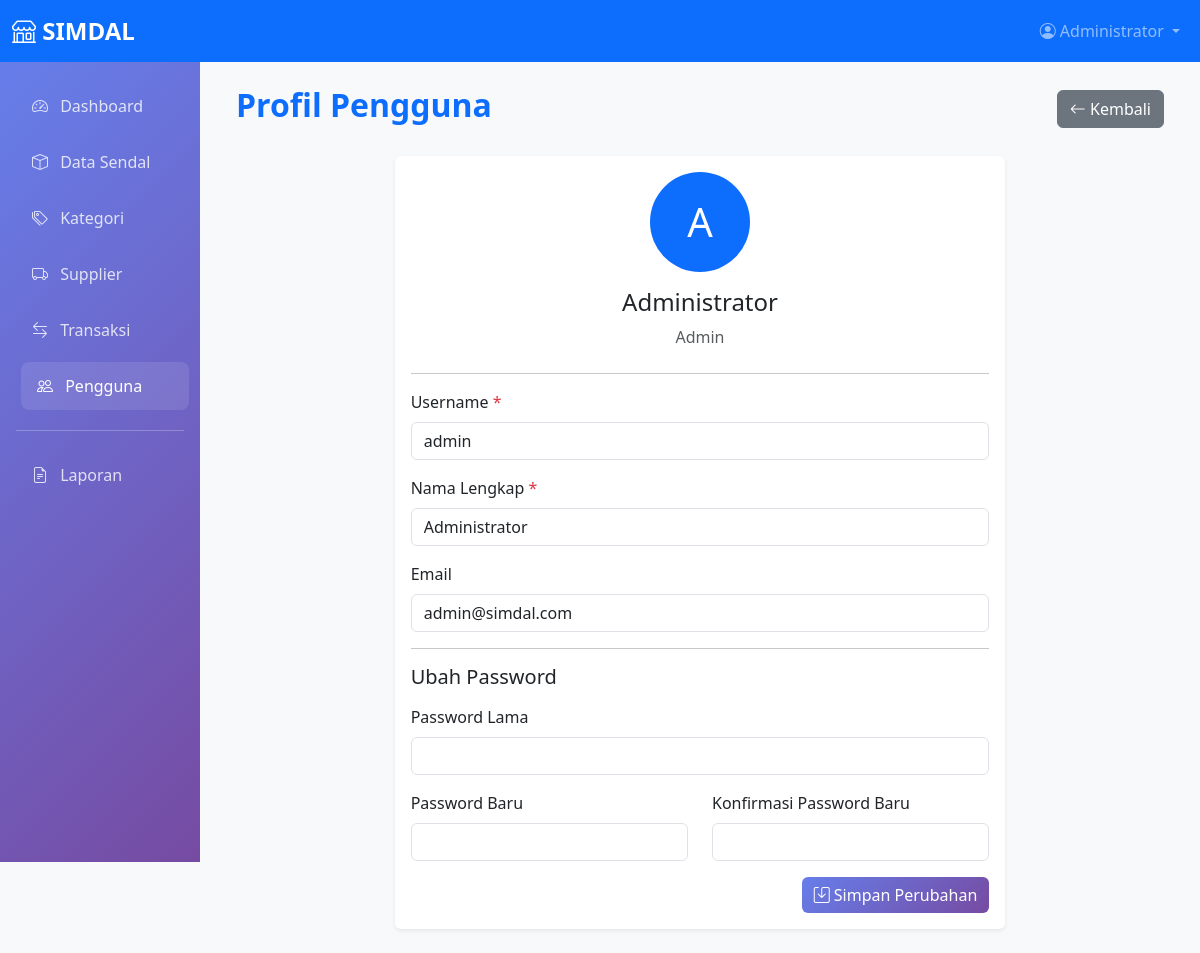
Screenshot of /pages/pengguna/profile.php (signed in) with the database file from the repository.
### tables this page shows
CREATE TABLE pengguna (
    id_pengguna INT PRIMARY KEY AUTO_INCREMENT,
    username VARCHAR(50) UNIQUE NOT NULL,
    password VARCHAR(255) NOT NULL,
    nama_lengkap VARCHAR(100) NOT NULL,
    email VARCHAR(100),
    role ENUM('admin', 'staff') DEFAULT 'staff',
    status ENUM('aktif', 'nonaktif') DEFAULT 'aktif',
    created_at TIMESTAMP DEFAULT CURRENT_TIMESTAMP,
    updated_at TIMESTAMP DEFAULT CURRENT_TIMESTAMP ON UPDATE CURRENT_TIMESTAMP
);

### pages/pengguna/profile.php (the view, shortened to what this page needs)
<?php
require_once '../../config/koneksi.php';
$stmt = $pdo->prepare("SELECT * FROM pengguna WHERE id_pengguna = ?");
$stmt->execute([$_SESSION['user_id']]);
$pengguna = $stmt->fetch();
include '../../includes/header.php';
include '../../includes/navbar.php';
?>
<div class="container-fluid">
    <div class="row">
        <?php include '../../includes/sidebar.php'; ?>
        <div class="col-md-9 col-lg-10">
            <div class="content-wrapper p-4">
                <div class="d-flex justify-content-between align-items-center mb-4">
                    <h2 class="fw-bold text-primary">Profil Pengguna</h2>
                    <a href="../dashboard.php" class="btn btn-secondary">
                        <i class="bi bi-arrow-left"></i> Kembali
                    </a>
                </div>
                <div class="row justify-content-center">
                    <div class="col-md-8">
                        <div class="card">
                            <div class="card-body">
                                <div class="text-center mb-4">
                                    <div class="avatar bg-primary text-white rounded-circle d-flex align-items-center justify-content-center mx-auto mb-3" style="width: 100px; height: 100px; font-size: 2.5rem;">
                                        <?php echo strtoupper(substr($pengguna['nama_lengkap'], 0, 1)); ?>
                                    </div>
                                    <h4><?php echo $pengguna['nama_lengkap']; ?></h4>
                                    <p class="text-muted mb-0"><?php echo ucfirst($pengguna['role']); ?></p>
                                </div>
                                <hr>
                                <form action="../../actions/pengguna/update_profile.php" method="POST">
                                    <div class="mb-3">
                                        <label for="username" class="form-label">Username <span class="text-danger">*</span></label>
                                        <input type="text" class="form-control" id="username" name="username" value="<?php echo $pengguna['username']; ?>" required>
                                    </div>
                                    <div class="mb-3">
                                        <label for="nama_lengkap" class="form-label">Nama Lengkap <span class="text-danger">*</span></label>
                                        <input type="text" class="form-control" id="nama_lengkap" name="nama_lengkap" value="<?php echo $pengguna['nama_lengkap']; ?>" required>
                                    </div>
                                    <div class="mb-3">
                                        <label for="email" class="form-label">Email</label>
                                        <input type="email" class="form-control" id="email" name="email" value="<?php echo $pengguna['email']; ?>">
                                    </div>
                                    <hr>
                                    <h5 class="mb-3">Ubah Password</h5>
                                    <div class="mb-3">
                                        <label for="password_lama" class="form-label">Password Lama</label>
                                        <input type="password" class="form-control" id="password_lama" name="password_lama">
                                    </div>
                                    <div class="row">
                                        <div class="col-md-6">
                                            <div class="mb-3">
                                                <label for="password_baru" class="form-label">Password Baru</label>
                                                <input type="password" class="form-control" id="password_baru" name="password_baru">
                                            </div>
                                        </div>
                                        <div class="col-md-6">
                                            <div class="mb-3">
                                                <label for="konfirmasi_password" class="form-label">Konfirmasi Password Baru</label>
                                                <input type="password" class="form-control" id="konfirmasi_password" name="konfirmasi_password">
                                            </div>
                                        </div>
                                    </div>
                                    <div class="d-grid gap-2 d-md-flex justify-content-md-end">
                                        <button type="submit" class="btn btn-primary">
                                            <i class="bi bi-save"></i> Simpan Perubahan
                                        </button>
                                    </div>
                                </form>
                            </div>
                        </div>
                    </div>
                </div>
            </div>
        </div>
    </div>
</div>
<?php include '../../includes/footer.php'; ?>

### includes/header.php (style rules this page uses)
.card { border: none; box-shadow: 0 0.125rem 0.25rem rgba(0, 0, 0, 0.075); transition: all 0.3s ease; }
.btn-primary { background: linear-gradient(135deg, #667eea 0%, #764ba2 100%); border: none; }
.content-wrapper { min-height: calc(100vh - 56px); }

### rows the page displays
pengguna: nama_lengkap "A", nama_lengkap "Administrator", role "Admin", username "admin", email "admin@simdal.com"

### other values shown
$_SESSION['nama_lengkap'] "Administrator"
